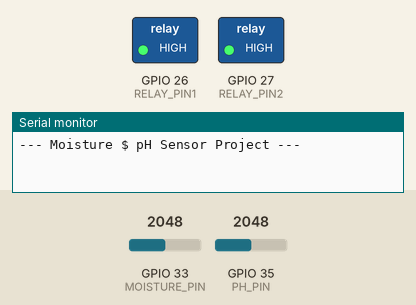
The sketch below on a simulated ESP32. On the bench: switched loads named in the sketch (green lamp = pin HIGH), the last lines printed to the serial monitor. The test bench sets the inputs (shaded band); at power-on: GPIO 33 (MOISTURE_PIN) = 2048, GPIO 35 (PH_PIN) = 2048 (analog values on the 0–4095 scale). WiFi joins after 1.5 s; servers stay silent unless stated; uploads are accepted with an empty reply; storage starts empty.

Above: at 3.7 s.
3.8 s: GPIO 33 (MOISTURE_PIN) set to 2670
6.7 s: GPIO 33 (MOISTURE_PIN) set to 2758
At 11.2 s:
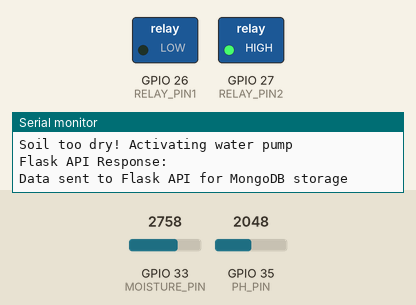
11.5 s: GPIO 35 (PH_PIN) set to 3607
14.2 s: GPIO 35 (PH_PIN) set to 3698
At 15.8 s:
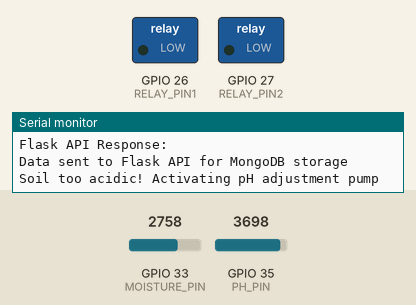
22.7 s: GPIO 35 (PH_PIN) set to 3603
At 26.4 s:
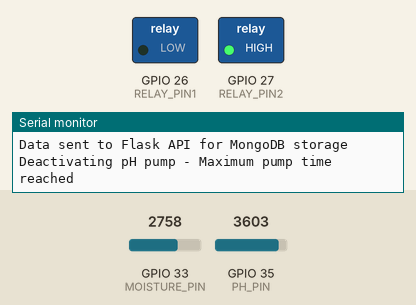
26.7 s: GPIO 35 (PH_PIN) set to 4095
At 32.1 s:
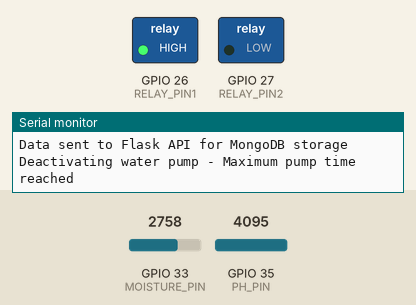
Timing chart, 0 to 33.6 s (numbered marks = the images above; inputs shaded):
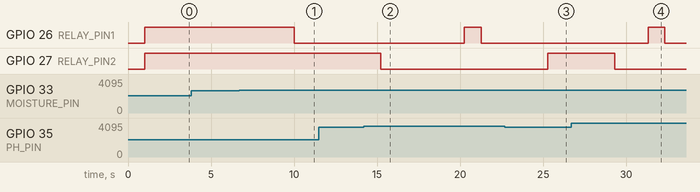

Measured:
- the behaviour switches between 2699 and 2700 on GPIO 33 (MOISTURE_PIN) (found by bisection; images 0 and 1)
- the behaviour switches between 3634 and 3635 on GPIO 35 (PH_PIN) (found by bisection; images 1 and 2)
- after the input at 6.7 s, GPIO 26 (RELAY_PIN1): HIGH → LOW after 3.3 s
- after the input at 11.5 s, every drawn part: stays the same
- after the input at 14.2 s, GPIO 27 (RELAY_PIN2): HIGH → LOW after 1.0 s
- after the input at 22.7 s, GPIO 27 (RELAY_PIN2): goes on until 25.3 s, then stays HIGH
- after the input at 26.7 s, GPIO 27 (RELAY_PIN2): HIGH → LOW after 2.6 s

The sketch:

esp32_soilph.ino
```cpp
#include <Arduino.h>
#include <ArduinoJson.h>
#include <WiFi.h>
#include <HTTPClient.h>
#include <WiFiManager.h>
#include "FS.h"
#include "LittleFS.h"

#define POT_ID 941

// Pin definitions
#define MOISTURE_PIN 33
#define PH_PIN 35
#define RELAY_PIN1 26
#define RELAY_PIN2 27

// Threshold values
#define DRY_THRESHOLD 30
#define WET_THRESHOLD 70
#define PH_LOW_THRESHOLD 5.5   // pH below this is too acidic
#define PH_HIGH_THRESHOLD 6.5  // Target pH level
#define MAX_PUMP_TIME 10000
#define DRY_VALUE 3200    // Value when sensor is in dry air
#define WET_VALUE 1532    // Value when sensor is in water
#define MOISTURE_CHANGE_THRESHOLD 2
#define PH_CHANGE_THRESHOLD 0.2

// File paths
#define WIFI_CONFIG_FILE "/wifi_config.txt"

// Ubidots configuration
#define UBIDOTS_TOKEN "BBUS-reJzd1NY4DgL646T8huuohOVENRTrY"
#define DEVICE_LABEL "soil-sensor"
#define MOISTURE_VARIABLE "moisture"
#define PH_VARIABLE "ph"
#define UBIDOTS_HTTP_ENDPOINT "http://industrial.api.ubidots.com/api/v1.6/devices/"

// Flask API
const String FLASK_API_ENDPOINT = "https://api-smart-plant.vercel.app/insert/data/" + String(POT_ID);

// Global variables for sensor data
int moisturePercent = 0;
int lastSentMoisturePercent = -MOISTURE_CHANGE_THRESHOLD - 1;
float pH = 0;
float lastSentPH = -PH_CHANGE_THRESHOLD - 1;
bool newDataAvailable = false;

// Pump control variables
bool pumpRunning1 = false;
bool pumpRunning2 = false;
unsigned long pumpStartTime1 = 0;
unsigned long pumpStartTime2 = 0;

// Timing variables
unsigned long lastSensorReadTime = 0;
unsigned long lastUbidotsSendTime = 0;
unsigned long lastWiFiCheckTime = 0;
unsigned long lastPumpCheckTime = 0;
unsigned long lastFlaskSendTime = 0;

// WiFi Manager callback
void saveWiFiManagerParamsCallback() {
  saveWiFiCredentials(WiFi.SSID(), WiFi.psk());
}

bool loadWIFiCredentials(String &ssid, String &password) {
  File file = LittleFS.open(WIFI_CONFIG_FILE, "r");
  if (!file) return false;

  ssid = file.readStringUntil('\n'); ssid.trim();
  password = file.readStringUntil('\n'); password.trim();
  file.close();

  return (ssid.length() > 0);
}

void saveWiFiCredentials(const String &ssid, const String &password) {
  File file = LittleFS.open(WIFI_CONFIG_FILE, "w");
  if (!file) return;

  file.println(ssid);
  file.println(password);
  file.close();
}

bool sendDataToUbidots(int moistureValue, float phValue) {
  if (WiFi.status() != WL_CONNECTED) return false;

  HTTPClient http;
  http.begin(String(UBIDOTS_HTTP_ENDPOINT) + String(DEVICE_LABEL));
  http.addHeader(F("Content-Type"), F("application/json"));
  http.addHeader(F("X-Auth-Token"), UBIDOTS_TOKEN);

  String payload = "{\"" + String(MOISTURE_VARIABLE) + "\":" + String(moistureValue) +
                   ",\"" + String(PH_VARIABLE) + "\":" + String(phValue, 2) + "}";
  int httpResponseCode = http.POST(payload);

  bool success = (httpResponseCode > 0);
  http.end();
  return success;
}

bool sendDataToFlaskAPI(int moistureValue, float phValue) {
  if (WiFi.status() != WL_CONNECTED) return false;

  HTTPClient http;
  http.begin(FLASK_API_ENDPOINT.c_str());
  http.addHeader(F("Content-Type"), F("application/json"));

  StaticJsonDocument<200> doc;
  doc["ph"] = phValue;
  doc["soil"] = moistureValue;

  String payload;
  serializeJson(doc, payload);

  int httpResponseCode = http.POST(payload);

  if (httpResponseCode > 0) {
    String response = http.getString();
    Serial.print(F("Flask API Response: "));
    Serial.println(response);
    return true;
  } else {
    Serial.print(F("Flask API Error: "));
    Serial.println(httpResponseCode);
    return false;
  }

  http.end();
}

void initLittleFS() {
  if (!LittleFS.begin(true)) {
    Serial.println(F("ERROR: LittleFS Mount Failed"));
  }
}

void setupWiFi() {
  initLittleFS();

  String ssid, password;
  bool credentialsLoaded = loadWIFiCredentials(ssid, password);

  WiFiManager wm;
  wm.setSaveConfigCallback(saveWiFiManagerParamsCallback);

  if (credentialsLoaded) {
    WiFi.begin(ssid.c_str(), password.c_str());

    unsigned long startTime = millis();
    while (WiFi.status() != WL_CONNECTED && millis() - startTime < 10000) {
      delay(500);
      Serial.print(F("."));
    }
    Serial.println();

    if (WiFi.status() != WL_CONNECTED) {
      if (!wm.autoConnect("ESP32-Sensor", "12345678")) {
        ESP.restart();
      }
    }
  } else {
    if (!wm.autoConnect("ESP32-Sensor", "12345678")) {
      ESP.restart();
    }
  }
}

// control pump for soil
void controlWaterPump() {
  if (!pumpRunning1 && moisturePercent < DRY_THRESHOLD) {
    digitalWrite(RELAY_PIN1, LOW);
    pumpRunning1 = true;
    pumpStartTime1 = millis();
    Serial.println(F("Soil too dry! Activating water pump"));
  } else if (pumpRunning1 && (moisturePercent >= WET_THRESHOLD || (millis() - pumpStartTime1 > MAX_PUMP_TIME))) {
    digitalWrite(RELAY_PIN1, HIGH);
    pumpRunning1 = false;

    if (moisturePercent >= WET_THRESHOLD) {
      Serial.println(F("Deactivating water pump - Soil moisture adequate"));
    } else {
      Serial.println(F("Deactivating water pump - Maximum pump time reached"));
    }
  }
}

// control pump for ph
void controlPHPump() {
  if (!pumpRunning2 && pH < PH_LOW_THRESHOLD) {
    digitalWrite(RELAY_PIN2, LOW);
    pumpRunning2 = true;
    pumpStartTime2 = millis();
    Serial.println(F("Soil too acidic! Activating pH adjustment pump"));
  } else if (pumpRunning2 && (pH >= PH_HIGH_THRESHOLD || (millis() - pumpStartTime2 > MAX_PUMP_TIME))) {
    digitalWrite(RELAY_PIN2, HIGH);
    pumpRunning2 = false;

    if (pH >= PH_HIGH_THRESHOLD) {
      Serial.println(F("Deactivating pH pump - Soil pH adequate"));
    } else {
      Serial.println(F("Deactivating pH pump - Maximum pump time reached"));
    }
  }
}

float readPHSensor() {
  int pH_value = analogRead(PH_PIN);
  float voltage = pH_value * (3.3 / 4095.0);
  float pH = 7 + (2.5 - voltage) * 3.5;

  // Serial.print(F("pH ADC: "));
  // Serial.print(pH_value);
  // Serial.print(F(" | Voltage: "));
  // Serial.print(voltage, 2);
  // Serial.print(F(" V | pH: "));
  // Serial.println(pH, 2);

  return pH;
}

void setup() {
  Serial.begin(115200);
  delay(1000);

  Serial.println(F("\n--- Moisture $ pH Sensor Project ---"));

  analogSetAttenuation(ADC_11db);
  analogReadResolution(12);

  pinMode(RELAY_PIN1, OUTPUT);
  pinMode(RELAY_PIN2, OUTPUT);
  digitalWrite(RELAY_PIN1, HIGH);
  digitalWrite(RELAY_PIN2, HIGH);

  setupWiFi();
}

void loop() {
  unsigned long currentMillis = millis();

  // Read sensor (every 2 seconds)
  if (currentMillis - lastSensorReadTime >= 2000) {
    int rawValue = analogRead(MOISTURE_PIN);
    moisturePercent = constrain(map(rawValue, DRY_VALUE, WET_VALUE, 0, 100), 0, 100);

    pH = readPHSensor();

    if (abs(moisturePercent - lastSentMoisturePercent) >= MOISTURE_CHANGE_THRESHOLD || abs(pH - lastSentPH) >= PH_CHANGE_THRESHOLD) {
      newDataAvailable = true;
    }

    // Serial.print(F("Moisture: "));
    // Serial.print(rawValue);
    // Serial.print(F(" raw, "));
    // Serial.print(moisturePercent);
    // Serial.println(F("%"));

    lastSensorReadTime = currentMillis;
  }

  if (currentMillis - lastPumpCheckTime >= ((pumpRunning1 || pumpRunning2) ? 1000 : 5000)) {
    // Serial.print(F("Moisture: "));
    // Serial.print(moisturePercent);
    // Serial.print(F("%, Threshold: "));
    // Serial.println(DRY_THRESHOLD);
    // Serial.print(F(" | pH: "));
    // Serial.print(pH, 2);
    // Serial.print(F(", Threshold: "));
    // Serial.println(PH_LOW_THRESHOLD);

    controlWaterPump();
    controlPHPump();

    lastPumpCheckTime = currentMillis;
  }

  if (currentMillis - lastWiFiCheckTime >= 10000) {
    if (WiFi.status() != WL_CONNECTED) {
      Serial.println(F("WiFi disconnected, reconnecting..."));

      String ssid, password;
      if (loadWIFiCredentials(ssid, password)) {
        WiFi.begin(ssid.c_str(), password.c_str());
      }
    }
    lastWiFiCheckTime = currentMillis;
  }

  // if (newDataAvailable && WiFi.status() == WL_CONNECTED &&
  //     currentMillis - lastUbidotsSendTime >= 1000) {

  //   if (sendDataToUbidots(moisturePercent, pH)) {
  //     lastSentMoisturePercent = moisturePercent;
  //     newDataAvailable = false;
  //     Serial.println(F("Data sent to Ubidots"));
  //   }

  //   lastUbidotsSendTime = currentMillis;
  // }

  if ( WiFi.status() == WL_CONNECTED &&
      currentMillis - lastFlaskSendTime >= 5000) {

    if (sendDataToFlaskAPI(moisturePercent, pH)) {
      lastSentMoisturePercent = moisturePercent;
      lastSentPH = pH;
      newDataAvailable = false;
      Serial.println(F("Data sent to Flask API for MongoDB storage"));
    }

    lastFlaskSendTime = currentMillis;
  }
  delay(10);
}
```
